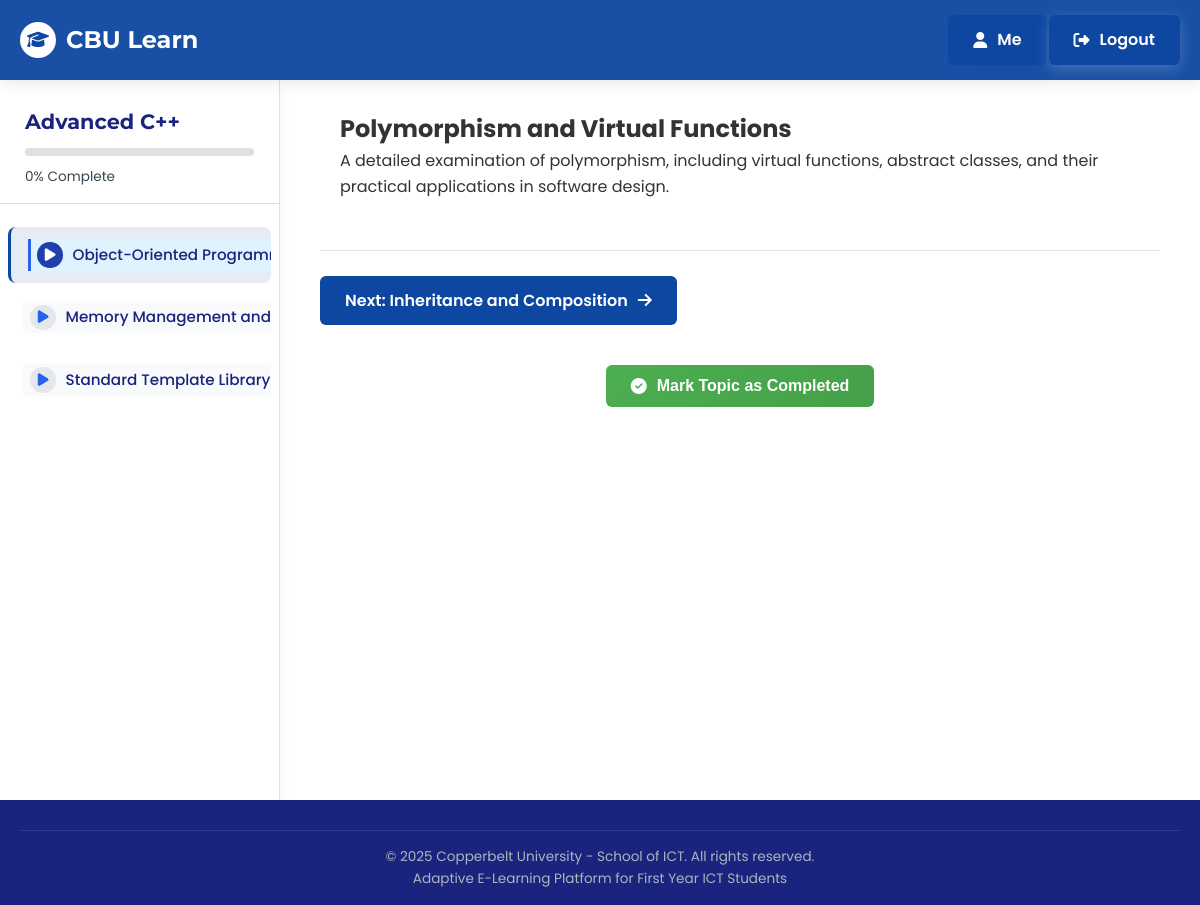
/learning/?generated_course_id=20&topic_id=34 (signed in), run on the app's committed database.
### content/models.py (models this page shows, shortened)
class GeneratedCourse(models.Model):
    DIFFICULTY_LEVELS = [
        ('beginner', 'Beginner'),
        ('moderate', 'Moderate'),
        ('advanced', 'Advanced'),
    ]
    user = models.ForeignKey(User, on_delete=models.CASCADE)
    title = models.CharField(max_length=200)
    description = models.TextField()
    category = models.CharField(max_length=100)
    difficulty = models.CharField(max_length=10, choices=DIFFICULTY_LEVELS)
    include_video = models.BooleanField(default=False)
    chapters_count = models.IntegerField()
    generated_content = models.JSONField()  # Stores the AI-generated content
    created_at = models.DateTimeField(auto_now_add=True)

class GeneratedChapter(models.Model):
    course = models.ForeignKey(GeneratedCourse, on_delete=models.CASCADE, related_name='chapters')
    title = models.CharField(max_length=200)
    duration = models.CharField(max_length=50)
    image_prompt = models.TextField()
    order = models.IntegerField(default=0)
    class Meta:
        ordering = ['order']

class GeneratedTopic(models.Model):
    chapter = models.ForeignKey(GeneratedChapter, on_delete=models.CASCADE, related_name='topics')
    title = models.CharField(max_length=200)
    content = models.TextField(default='')
    description = models.TextField(blank=True) # New field for the brief description
    order = models.IntegerField(default=0)
    class Meta:
        ordering = ['order']

### content/views.py (the view, shortened to what this page needs)
# urls.py: path('learning/', views.learning_view, name='learning_default'),
@login_required
def learning_view(request, lesson_id=None):
    student = request.user
    generated_course_id = request.GET.get('generated_course_id')
    generated_topic_id = request.GET.get('topic_id')
    if generated_course_id and generated_topic_id:
        try:
            course = get_object_or_404(GeneratedCourse, id=generated_course_id, user=student)
            topic = get_object_or_404(GeneratedTopic, id=generated_topic_id, chapter__course=course)
            progress, created = GeneratedCourseProgress.objects.get_or_create(
                student=student,
                course=course,
                defaults={'last_accessed_topic': topic}
            )
            if not created:
                progress.last_accessed_topic = topic
                progress.last_accessed_at = timezone.now()
                progress.save()
            total_topics = GeneratedTopic.objects.filter(chapter__course=course).count()
            completed_topics_count = GeneratedTopicCompletion.objects.filter(
                student=student,
                topic__chapter__course=course
            ).count()
            progress_percentage = int((completed_topics_count / total_topics) * 100) if total_topics > 0 else 0
            all_topics = GeneratedTopic.objects.filter(chapter__course=course).order_by('chapter__order', 'order')
            topic_list = list(all_topics)
            current_index = topic_list.index(topic) if topic in topic_list else -1
            previous_topic = topic_list[current_index - 1] if current_index > 0 else None
            next_topic = topic_list[current_index + 1] if current_index < len(topic_list) - 1 else None
            quiz_questions = []
            return render(request, 'learning.html', {
                'course': course,
                'module': topic.chapter,
                'lesson': topic,
                'progress_percentage': progress_percentage,
                'previous_lesson': previous_topic,
                'next_lesson': next_topic,
                'is_generated': True,
                'quiz_questions': quiz_questions,
            })
        except GeneratedCourse.DoesNotExist:
            raise Http404("Generated course not found")
        except GeneratedTopic.DoesNotExist:
            raise Http404("Generated topic not found")

### templates/learning.html (shortened to what this page needs)
{% load markdown_deux_tags %}
<!DOCTYPE html>
<html lang="en">
<head>
    <link rel="stylesheet" href="https://cdnjs.cloudflare.com/ajax/libs/font-awesome/6.4.0/css/all.min.css">
</head>
<body>
    <header>
        <div class="container">
            <nav>
                <div class="logo-container">
                    <a href="#" class="logo">
                        <div class="logo-icon">
                            <i class="fas fa-graduation-cap"></i>
                        </div>
                        <span class="logo-text">CBU Learn</span>
                    </a>
                </div>
                <div class="nav-buttons">
                    <a href="{% url 'dashboard' %}" class="nav-btn login-btn">
                        <i class="fas fa-user"></i> Me
                    </a>
                    <a href="{% url 'logout' %}" class="nav-btn register-btn">
                        <i class="fas fa-sign-out-alt"></i> Logout
                    </a>
                </div>
            </nav>
        </div>
    </header>
    <div class="learning-container">
        <aside class="sidebar" id="sidebar">
            <div class="sidebar-header">
                <h2 class="course-title">{{ course.title }}</h2>
                <div class="progress-bar">
                </div>
                <div class="progress-text">{{ progress_percentage }}% Complete</div>
            </div>
            <ul class="module-list">
                {% if is_generated %}
                    {% for chapter in course.chapters.all %}
                        <li class="module-item {% if chapter == module %}active{% endif %}">
                            {% if chapter.topics.first %}
                                <a href="{% url 'learning_default' %}?generated_course_id={{ course.id }}&topic_id={{ chapter.topics.first.id }}" class="module-link">
                                    <div class="module-icon">
                                        <i class="fas fa-play"></i>
                                    </div>
                                    <span class="module-title">{{ chapter.title }}</span>
                                </a>
                            {% endif %}
                        </li>
                    {% endfor %}
                {% endif %}
            </ul>
        </aside>
        <main class="content-area">
<div class="lesson-content">
    <h2>{{ lesson.title }}</h2>
   {% if is_generated %}
    <div class="generated-content">{{ lesson.content|markdown }}</div>
{% else %}
    {{ lesson.content|safe }}
{% endif %}
</div>
            <div class="content-footer">
    {% if next_lesson %}
        {% if is_generated %}
            <a href="{% url 'learning_default' %}?generated_course_id={{ course.id }}&topic_id={{ next_lesson.id }}" class="nav-btn">
                Next: {{ next_lesson.title }} <i class="fas fa-arrow-right"></i>
            </a>
        {% else %}
            <a href="{% url 'learning' lesson_id=next_lesson.id %}" class="nav-btn">
                Next: {{ next_lesson.title }} <i class="fas fa-arrow-right"></i>
            </a>
        {% endif %}
    {% endif %}
</div>
           <div class="completion-section" style="margin: 40px 0; text-align: center;">
    {% if is_generated %}
        <form method="post" action="{% url 'complete_generated_topic' topic_id=lesson.id %}" onsubmit="return validateQuiz(event);">
            <button type="submit" class="nav-btn complete-btn" style="background: linear-gradient(135deg, #4caf50, #45a049);">
                <i class="fas fa-check-circle"></i> Mark Topic as Completed
            </button>
        </form>
    {% endif %}
</div>
        </main>
    </div>
    <footer>
        <div class="container">
            <div class="copyright">
                <p>&copy; 2025 Copperbelt University - School of ICT. All rights reserved.</p>
                <p>Adaptive E-Learning Platform for First Year ICT Students</p>
            </div>
        </div>
    </footer>
</body>
</html>

### data on the page
GeneratedCourse: title "Advanced C++"
GeneratedChapter: title "Object-Oriented…"
GeneratedChapter: title "Memory Management and…"
GeneratedChapter: title "Standard Template Library…"
GeneratedTopic: title "Polymorphism and Virtual Functions", content "A detailed examination of polymorphism, including virtual functions, abstract classes, and their practical applications in software design."
GeneratedTopic: title "Inheritance and Composition"

### other printed values
{{ progress_percentage }} "0"
